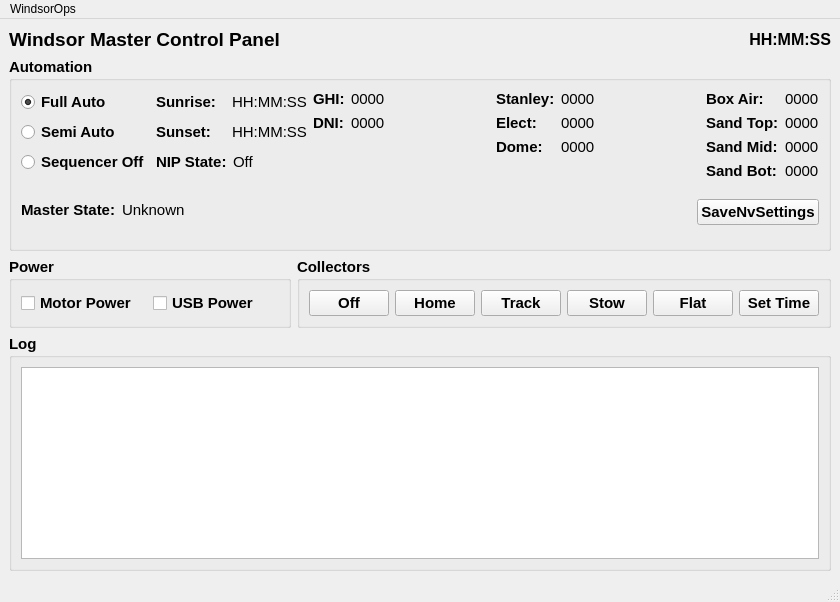
<?xml version="1.0" encoding="UTF-8"?>
<ui version="4.0">
 <class>MasterControl</class>
 <widget class="QMainWindow" name="MasterControl">
  <property name="geometry">
   <rect>
    <x>0</x>
    <y>0</y>
    <width>811</width>
    <height>602</height>
   </rect>
  </property>
  <property name="sizePolicy">
   <sizepolicy hsizetype="Preferred" vsizetype="Preferred">
    <horstretch>0</horstretch>
    <verstretch>0</verstretch>
   </sizepolicy>
  </property>
  <property name="font">
   <font>
    <hintingpreference>PreferFullHinting</hintingpreference>
   </font>
  </property>
  <property name="windowTitle">
   <string>MasterControl</string>
  </property>
  <widget class="QWidget" name="centralwidget">
   <layout class="QGridLayout" name="gridLayout">
    <item row="1" column="0">
     <widget class="QGroupBox" name="groupBox_4">
      <property name="font">
       <font>
        <pointsize>11</pointsize>
        <bold>true</bold>
        <hintingpreference>PreferFullHinting</hintingpreference>
       </font>
      </property>
      <property name="title">
       <string>Automation</string>
      </property>
      <layout class="QVBoxLayout" name="verticalLayout_11">
       <item>
        <layout class="QHBoxLayout" name="horizontalLayout_15">
         <item>
          <layout class="QVBoxLayout" name="verticalLayout_3">
           <item>
            <layout class="QHBoxLayout" name="horizontalLayout_11">
             <item>
              <layout class="QVBoxLayout" name="verticalLayout">
               <item>
                <widget class="QRadioButton" name="FullAutoRadioButton">
                 <property name="text">
                  <string>Full Auto</string>
                 </property>
                 <property name="checked">
                  <bool>true</bool>
                 </property>
                </widget>
               </item>
               <item>
                <widget class="QRadioButton" name="SemiAutoRadioButton">
                 <property name="text">
                  <string>Semi Auto</string>
                 </property>
                </widget>
               </item>
               <item>
                <widget class="QRadioButton" name="SequencerOffRadioButton">
                 <property name="text">
                  <string>Sequencer Off</string>
                 </property>
                </widget>
               </item>
              </layout>
             </item>
             <item>
              <spacer name="horizontalSpacer">
               <property name="orientation">
                <enum>Qt::Orientation::Horizontal</enum>
               </property>
               <property name="sizeHint" stdset="0">
                <size>
                 <width>40</width>
                 <height>20</height>
                </size>
               </property>
              </spacer>
             </item>
             <item>
              <layout class="QVBoxLayout" name="verticalLayout_Sun">
               <item>
                <layout class="QHBoxLayout" name="horizontalLayout_6">
                 <item>
                  <widget class="QLabel" name="label_3">
                   <property name="text">
                    <string>Sunrise:</string>
                   </property>
                  </widget>
                 </item>
                 <item>
                  <widget class="QLabel" name="SunriseLabel">
                   <property name="font">
                    <font>
                     <pointsize>11</pointsize>
                     <bold>false</bold>
                     <kerning>true</kerning>
                     <hintingpreference>PreferFullHinting</hintingpreference>
                    </font>
                   </property>
                   <property name="text">
                    <string>HH:MM:SS</string>
                   </property>
                  </widget>
                 </item>
                </layout>
               </item>
               <item>
                <layout class="QHBoxLayout" name="horizontalLayout_5">
                 <item>
                  <widget class="QLabel" name="label_4">
                   <property name="text">
                    <string>Sunset:</string>
                   </property>
                  </widget>
                 </item>
                 <item>
                  <widget class="QLabel" name="SunsetLabel">
                   <property name="font">
                    <font>
                     <pointsize>11</pointsize>
                     <bold>false</bold>
                     <kerning>true</kerning>
                     <hintingpreference>PreferFullHinting</hintingpreference>
                    </font>
                   </property>
                   <property name="text">
                    <string>HH:MM:SS</string>
                   </property>
                  </widget>
                 </item>
                </layout>
               </item>
               <item>
                <layout class="QHBoxLayout" name="horizontalLayout_7">
                 <item>
                  <widget class="QLabel" name="label_2">
                   <property name="text">
                    <string>NIP State:</string>
                   </property>
                  </widget>
                 </item>
                 <item>
                  <widget class="QLabel" name="NipStateLabel">
                   <property name="font">
                    <font>
                     <pointsize>11</pointsize>
                     <bold>false</bold>
                     <kerning>true</kerning>
                     <hintingpreference>PreferFullHinting</hintingpreference>
                    </font>
                   </property>
                   <property name="text">
                    <string>Off             </string>
                   </property>
                  </widget>
                 </item>
                </layout>
               </item>
              </layout>
             </item>
            </layout>
           </item>
           <item>
            <layout class="QHBoxLayout" name="horizontalLayout_8">
             <item>
              <widget class="QLabel" name="label_7">
               <property name="sizePolicy">
                <sizepolicy hsizetype="Maximum" vsizetype="Preferred">
                 <horstretch>0</horstretch>
                 <verstretch>0</verstretch>
                </sizepolicy>
               </property>
               <property name="text">
                <string>Master State:</string>
               </property>
              </widget>
             </item>
             <item>
              <widget class="QLabel" name="MasterStateLabel">
               <property name="sizePolicy">
                <sizepolicy hsizetype="Minimum" vsizetype="Preferred">
                 <horstretch>0</horstretch>
                 <verstretch>0</verstretch>
                </sizepolicy>
               </property>
               <property name="font">
                <font>
                 <pointsize>11</pointsize>
                 <bold>false</bold>
                 <kerning>true</kerning>
                 <hintingpreference>PreferFullHinting</hintingpreference>
                </font>
               </property>
               <property name="text">
                <string>Unknown</string>
               </property>
              </widget>
             </item>
            </layout>
           </item>
          </layout>
         </item>
         <item>
          <spacer name="horizontalSpacer_2">
           <property name="orientation">
            <enum>Qt::Orientation::Horizontal</enum>
           </property>
           <property name="sizeHint" stdset="0">
            <size>
             <width>40</width>
             <height>20</height>
            </size>
           </property>
          </spacer>
         </item>
         <item>
          <layout class="QVBoxLayout" name="verticalLayout_9">
           <item>
            <layout class="QHBoxLayout" name="horizontalLayout_14">
             <item>
              <layout class="QVBoxLayout" name="verticalLayout_8">
               <item>
                <layout class="QHBoxLayout" name="horizontalLayout_9">
                 <item>
                  <widget class="QLabel" name="label_5">
                   <property name="text">
                    <string>GHI:</string>
                   </property>
                  </widget>
                 </item>
                 <item>
                  <widget class="QLabel" name="GhiLabel">
                   <property name="font">
                    <font>
                     <pointsize>11</pointsize>
                     <bold>false</bold>
                     <kerning>true</kerning>
                     <hintingpreference>PreferFullHinting</hintingpreference>
                    </font>
                   </property>
                   <property name="text">
                    <string>0000</string>
                   </property>
                  </widget>
                 </item>
                </layout>
               </item>
               <item>
                <layout class="QHBoxLayout" name="horizontalLayout_10">
                 <item>
                  <widget class="QLabel" name="label_6">
                   <property name="text">
                    <string>DNI:</string>
                   </property>
                  </widget>
                 </item>
                 <item>
                  <widget class="QLabel" name="DniLabel">
                   <property name="font">
                    <font>
                     <pointsize>11</pointsize>
                     <bold>false</bold>
                     <kerning>true</kerning>
                     <hintingpreference>PreferFullHinting</hintingpreference>
                    </font>
                   </property>
                   <property name="text">
                    <string>0000</string>
                   </property>
                  </widget>
                 </item>
                </layout>
               </item>
               <item>
                <spacer name="verticalSpacer">
                 <property name="orientation">
                  <enum>Qt::Orientation::Vertical</enum>
                 </property>
                 <property name="sizeHint" stdset="0">
                  <size>
                   <width>20</width>
                   <height>18</height>
                  </size>
                 </property>
                </spacer>
               </item>
              </layout>
             </item>
             <item>
              <spacer name="horizontalSpacer_3">
               <property name="orientation">
                <enum>Qt::Orientation::Horizontal</enum>
               </property>
               <property name="sizeHint" stdset="0">
                <size>
                 <width>40</width>
                 <height>20</height>
                </size>
               </property>
              </spacer>
             </item>
             <item>
              <layout class="QHBoxLayout" name="horizontalLayout_12">
               <item>
                <layout class="QVBoxLayout" name="verticalLayout_5">
                 <item>
                  <widget class="QLabel" name="label_8">
                   <property name="text">
                    <string>Stanley:</string>
                   </property>
                  </widget>
                 </item>
                 <item>
                  <widget class="QLabel" name="label_9">
                   <property name="text">
                    <string>Elect:</string>
                   </property>
                  </widget>
                 </item>
                 <item>
                  <widget class="QLabel" name="label_10">
                   <property name="text">
                    <string>Dome:</string>
                   </property>
                  </widget>
                 </item>
                 <item>
                  <widget class="QLabel" name="label_11">
                   <property name="text">
                    <string/>
                   </property>
                  </widget>
                 </item>
                </layout>
               </item>
               <item>
                <layout class="QVBoxLayout" name="verticalLayout_4">
                 <item>
                  <widget class="QLabel" name="StanleyTempLabel">
                   <property name="font">
                    <font>
                     <pointsize>11</pointsize>
                     <bold>false</bold>
                     <kerning>true</kerning>
                     <hintingpreference>PreferFullHinting</hintingpreference>
                    </font>
                   </property>
                   <property name="text">
                    <string>0000</string>
                   </property>
                  </widget>
                 </item>
                 <item>
                  <widget class="QLabel" name="ElecTempLabel">
                   <property name="font">
                    <font>
                     <pointsize>11</pointsize>
                     <bold>false</bold>
                     <kerning>true</kerning>
                     <hintingpreference>PreferFullHinting</hintingpreference>
                    </font>
                   </property>
                   <property name="text">
                    <string>0000</string>
                   </property>
                  </widget>
                 </item>
                 <item>
                  <widget class="QLabel" name="DomeTempLabel">
                   <property name="font">
                    <font>
                     <pointsize>11</pointsize>
                     <bold>false</bold>
                     <kerning>true</kerning>
                     <hintingpreference>PreferFullHinting</hintingpreference>
                    </font>
                   </property>
                   <property name="text">
                    <string>0000</string>
                   </property>
                  </widget>
                 </item>
                 <item>
                  <widget class="QLabel" name="OutsideTempLabel">
                   <property name="font">
                    <font>
                     <pointsize>11</pointsize>
                     <bold>false</bold>
                     <kerning>true</kerning>
                     <hintingpreference>PreferFullHinting</hintingpreference>
                    </font>
                   </property>
                   <property name="text">
                    <string/>
                   </property>
                  </widget>
                 </item>
                </layout>
               </item>
              </layout>
             </item>
             <item>
              <spacer name="horizontalSpacer_4">
               <property name="orientation">
                <enum>Qt::Orientation::Horizontal</enum>
               </property>
               <property name="sizeHint" stdset="0">
                <size>
                 <width>40</width>
                 <height>20</height>
                </size>
               </property>
              </spacer>
             </item>
             <item>
              <layout class="QHBoxLayout" name="horizontalLayout_13">
               <item>
                <layout class="QVBoxLayout" name="verticalLayout_7">
                 <item>
                  <widget class="QLabel" name="label_12">
                   <property name="text">
                    <string>Box Air:</string>
                   </property>
                  </widget>
                 </item>
                 <item>
                  <widget class="QLabel" name="label_13">
                   <property name="text">
                    <string>Sand Top:</string>
                   </property>
                  </widget>
                 </item>
                 <item>
                  <widget class="QLabel" name="label_14">
                   <property name="text">
                    <string>Sand Mid:</string>
                   </property>
                  </widget>
                 </item>
                 <item>
                  <widget class="QLabel" name="label_15">
                   <property name="text">
                    <string>Sand Bot:</string>
                   </property>
                  </widget>
                 </item>
                </layout>
               </item>
               <item>
                <layout class="QVBoxLayout" name="verticalLayout_6">
                 <item>
                  <widget class="QLabel" name="BoxTempLabel">
                   <property name="font">
                    <font>
                     <pointsize>11</pointsize>
                     <bold>false</bold>
                     <kerning>true</kerning>
                     <hintingpreference>PreferFullHinting</hintingpreference>
                    </font>
                   </property>
                   <property name="text">
                    <string>0000</string>
                   </property>
                  </widget>
                 </item>
                 <item>
                  <widget class="QLabel" name="SandTopTempLabel">
                   <property name="font">
                    <font>
                     <pointsize>11</pointsize>
                     <bold>false</bold>
                     <kerning>true</kerning>
                     <hintingpreference>PreferFullHinting</hintingpreference>
                    </font>
                   </property>
                   <property name="text">
                    <string>0000</string>
                   </property>
                  </widget>
                 </item>
                 <item>
                  <widget class="QLabel" name="SandMidTempLabel">
                   <property name="font">
                    <font>
                     <pointsize>11</pointsize>
                     <bold>false</bold>
                     <kerning>true</kerning>
                     <hintingpreference>PreferFullHinting</hintingpreference>
                    </font>
                   </property>
                   <property name="text">
                    <string>0000</string>
                   </property>
                  </widget>
                 </item>
                 <item>
                  <widget class="QLabel" name="SandBotTempLabel">
                   <property name="font">
                    <font>
                     <pointsize>11</pointsize>
                     <bold>false</bold>
                     <kerning>true</kerning>
                     <hintingpreference>PreferFullHinting</hintingpreference>
                    </font>
                   </property>
                   <property name="text">
                    <string>0000</string>
                   </property>
                  </widget>
                 </item>
                </layout>
               </item>
              </layout>
             </item>
            </layout>
           </item>
           <item>
            <layout class="QHBoxLayout" name="horizontalLayout_19">
             <item>
              <spacer name="verticalSpacer_3">
               <property name="orientation">
                <enum>Qt::Orientation::Vertical</enum>
               </property>
               <property name="sizeHint" stdset="0">
                <size>
                 <width>384</width>
                 <height>13</height>
                </size>
               </property>
              </spacer>
             </item>
             <item>
              <widget class="QPushButton" name="SaveNvSettingsPushButton">
               <property name="text">
                <string>SaveNvSettings</string>
               </property>
              </widget>
             </item>
            </layout>
           </item>
          </layout>
         </item>
        </layout>
       </item>
      </layout>
     </widget>
    </item>
    <item row="3" column="0">
     <widget class="QGroupBox" name="groupBox_3">
      <property name="font">
       <font>
        <pointsize>11</pointsize>
        <bold>true</bold>
        <hintingpreference>PreferFullHinting</hintingpreference>
       </font>
      </property>
      <property name="title">
       <string>Log</string>
      </property>
      <layout class="QVBoxLayout" name="verticalLayout_10">
       <item>
        <widget class="QTextEdit" name="MasterLogTextEdit">
         <property name="font">
          <font>
           <pointsize>10</pointsize>
           <bold>false</bold>
           <hintingpreference>PreferFullHinting</hintingpreference>
          </font>
         </property>
         <property name="readOnly">
          <bool>true</bool>
         </property>
        </widget>
       </item>
      </layout>
     </widget>
    </item>
    <item row="2" column="0">
     <layout class="QHBoxLayout" name="horizontalLayout_3">
      <item>
       <widget class="QGroupBox" name="groupBox">
        <property name="font">
         <font>
          <pointsize>11</pointsize>
          <bold>true</bold>
          <hintingpreference>PreferFullHinting</hintingpreference>
         </font>
        </property>
        <property name="title">
         <string>Power</string>
        </property>
        <layout class="QVBoxLayout" name="verticalLayout_2">
         <item>
          <layout class="QHBoxLayout" name="horizontalLayout_4">
           <item>
            <widget class="QCheckBox" name="MotorPowerCheckBox">
             <property name="font">
              <font>
               <pointsize>11</pointsize>
               <bold>true</bold>
               <hintingpreference>PreferFullHinting</hintingpreference>
              </font>
             </property>
             <property name="text">
              <string>Motor Power</string>
             </property>
             <property name="tristate">
              <bool>false</bool>
             </property>
            </widget>
           </item>
           <item>
            <widget class="QCheckBox" name="UsbPowerCheckBox">
             <property name="font">
              <font>
               <pointsize>11</pointsize>
               <bold>true</bold>
               <hintingpreference>PreferFullHinting</hintingpreference>
              </font>
             </property>
             <property name="text">
              <string>USB Power</string>
             </property>
             <property name="tristate">
              <bool>false</bool>
             </property>
            </widget>
           </item>
          </layout>
         </item>
        </layout>
       </widget>
      </item>
      <item>
       <widget class="QGroupBox" name="groupBox_2">
        <property name="font">
         <font>
          <pointsize>11</pointsize>
          <bold>true</bold>
          <hintingpreference>PreferFullHinting</hintingpreference>
         </font>
        </property>
        <property name="title">
         <string>Collectors</string>
        </property>
        <layout class="QHBoxLayout" name="horizontalLayout_2">
         <item>
          <layout class="QHBoxLayout" name="horizontalLayout">
           <item>
            <widget class="QPushButton" name="OffPushButton">
             <property name="text">
              <string>Off</string>
             </property>
            </widget>
           </item>
           <item>
            <widget class="QPushButton" name="HomePushButton">
             <property name="text">
              <string>Home</string>
             </property>
            </widget>
           </item>
           <item>
            <widget class="QPushButton" name="TrackPushButton">
             <property name="text">
              <string>Track</string>
             </property>
            </widget>
           </item>
           <item>
            <widget class="QPushButton" name="StowPushButton">
             <property name="text">
              <string>Stow</string>
             </property>
            </widget>
           </item>
           <item>
            <widget class="QPushButton" name="FlatPushButton">
             <property name="text">
              <string>Flat</string>
             </property>
            </widget>
           </item>
           <item>
            <widget class="QPushButton" name="SetTimePushButton">
             <property name="text">
              <string>Set Time</string>
             </property>
            </widget>
           </item>
          </layout>
         </item>
        </layout>
       </widget>
      </item>
     </layout>
    </item>
    <item row="0" column="0">
     <layout class="QHBoxLayout" name="horizontalLayout_16">
      <item>
       <widget class="QLabel" name="label">
        <property name="font">
         <font>
          <pointsize>14</pointsize>
          <bold>true</bold>
          <hintingpreference>PreferFullHinting</hintingpreference>
         </font>
        </property>
        <property name="midLineWidth">
         <number>7</number>
        </property>
        <property name="text">
         <string>Windsor Master Control Panel</string>
        </property>
        <property name="alignment">
         <set>Qt::AlignmentFlag::AlignLeading|Qt::AlignmentFlag::AlignLeft|Qt::AlignmentFlag::AlignVCenter</set>
        </property>
       </widget>
      </item>
      <item>
       <spacer name="horizontalSpacer_5">
        <property name="orientation">
         <enum>Qt::Orientation::Horizontal</enum>
        </property>
        <property name="sizeHint" stdset="0">
         <size>
          <width>40</width>
          <height>20</height>
         </size>
        </property>
       </spacer>
      </item>
      <item>
       <widget class="QLabel" name="SystemTimeLabel">
        <property name="font">
         <font>
          <pointsize>12</pointsize>
          <bold>true</bold>
          <hintingpreference>PreferFullHinting</hintingpreference>
         </font>
        </property>
        <property name="text">
         <string>HH:MM:SS</string>
        </property>
        <property name="alignment">
         <set>Qt::AlignmentFlag::AlignRight|Qt::AlignmentFlag::AlignTrailing|Qt::AlignmentFlag::AlignVCenter</set>
        </property>
       </widget>
      </item>
     </layout>
    </item>
   </layout>
  </widget>
  <widget class="QMenuBar" name="menubar">
   <property name="geometry">
    <rect>
     <x>0</x>
     <y>0</y>
     <width>811</width>
     <height>21</height>
    </rect>
   </property>
   <widget class="QMenu" name="menuWindsorOps">
    <property name="title">
     <string>WindsorOps</string>
    </property>
    <addaction name="actionExit"/>
   </widget>
   <addaction name="menuWindsorOps"/>
  </widget>
  <widget class="QStatusBar" name="statusbar"/>
  <action name="actionExit">
   <property name="text">
    <string>Exit</string>
   </property>
  </action>
 </widget>
 <resources/>
 <connections/>
</ui>
